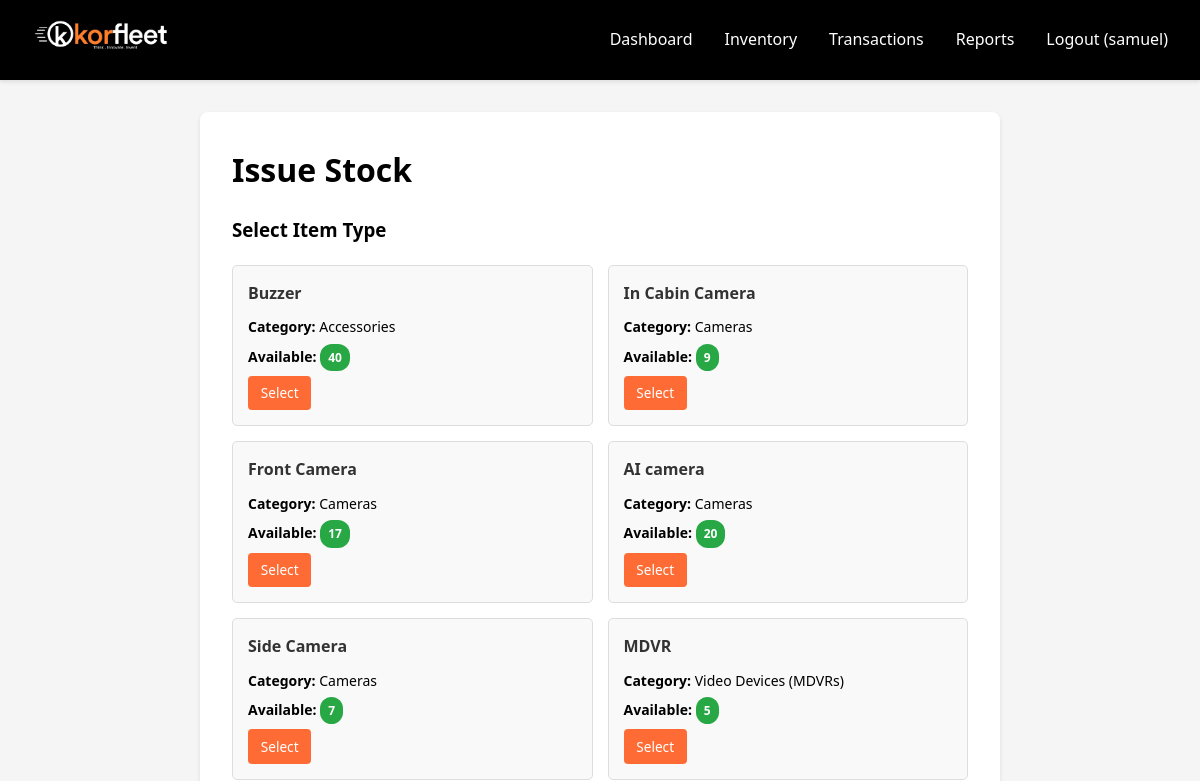
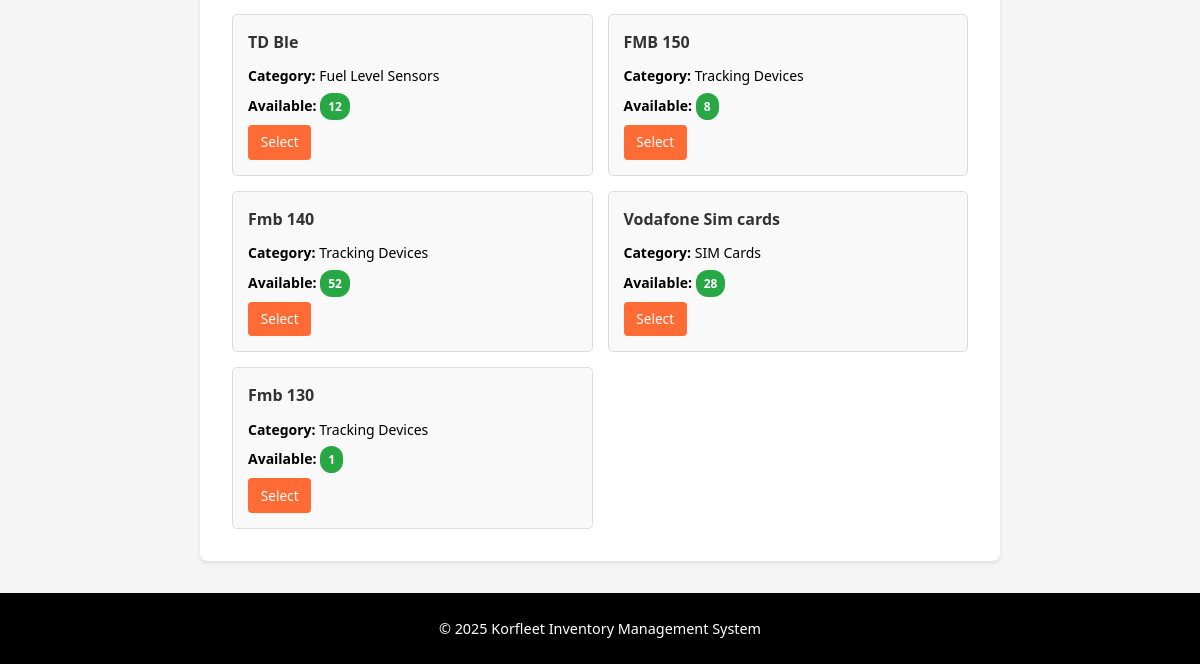
The page /stock-out/ (signed in) on the database as committed earlier (2 pictures, top to bottom).
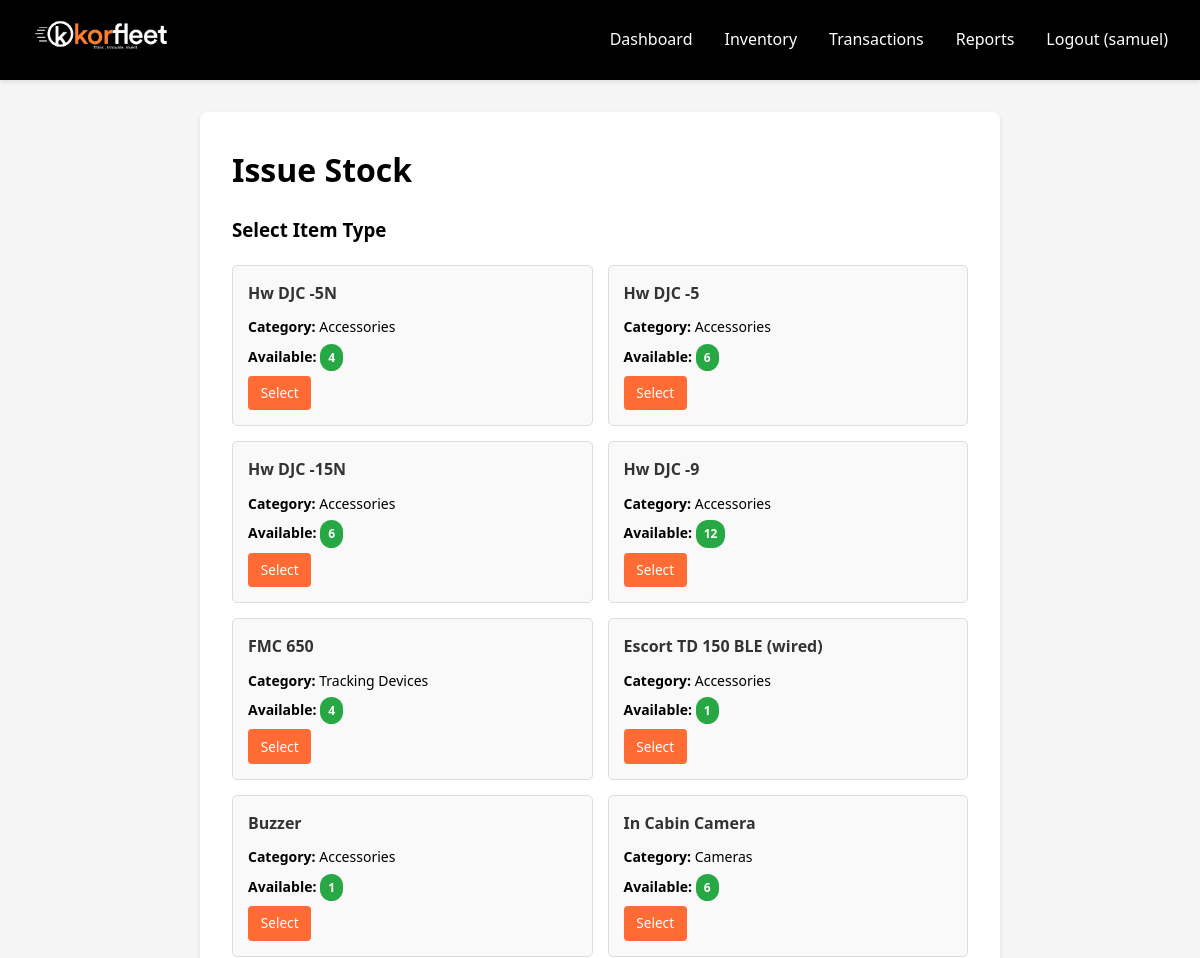
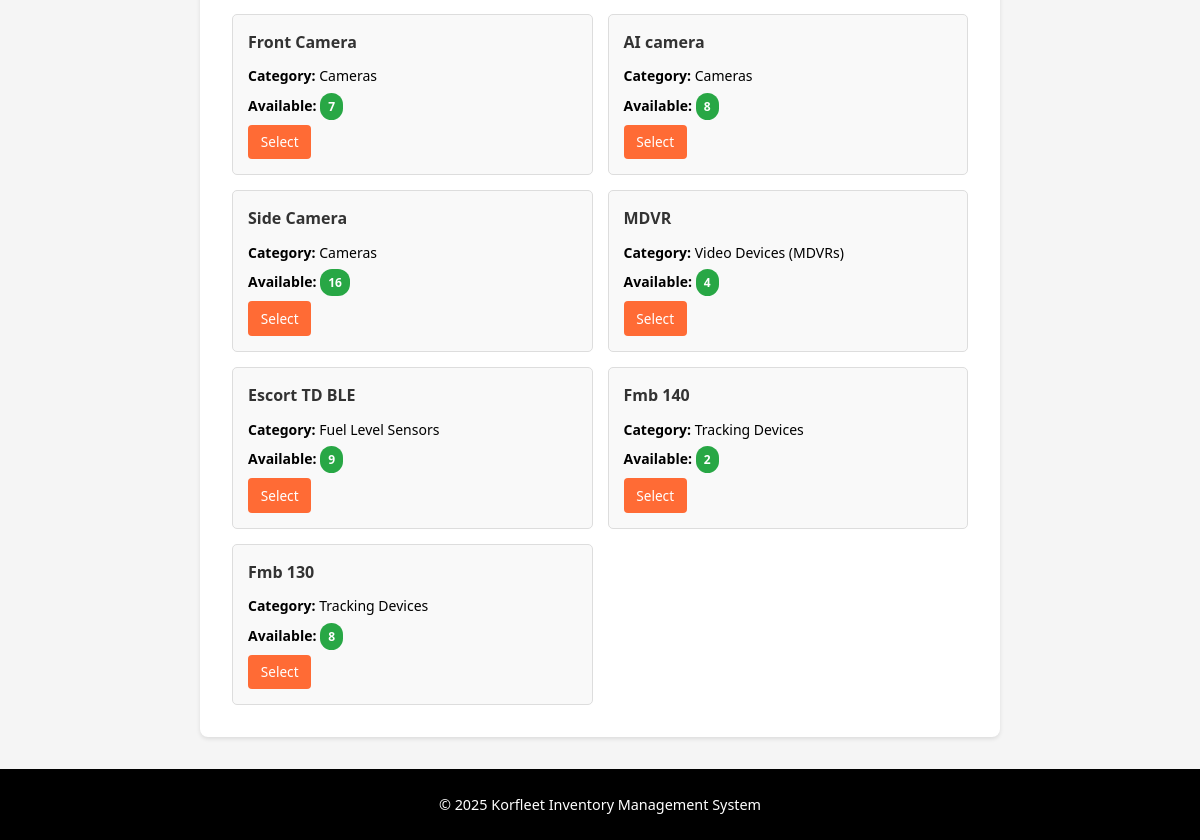
The same page on the database as committed later (2 pictures, top to bottom).
### inventory/models.py (models this page shows, shortened)
class InventoryItem(models.Model):
    CATEGORY_CHOICES = [
        ('Video Devices (MDVRs)', 'Video Devices (MDVRs)'),
        ('Fuel Level Sensors', 'Fuel Level Sensors'),
        ('SIM Cards', 'SIM Cards'),
        ('Cameras', 'Cameras'),
        ('Accessories', 'Accessories'),
        ('Flow Meters', 'Flow Meters'),
        ('Tracking Devices', 'Tracking Devices'),
    ]
    name = models.CharField(max_length=200, help_text="Item name (required)")
    category = models.CharField(max_length=50, choices=CATEGORY_CHOICES, help_text="Category (required)")
    quantity = models.IntegerField(default=0, validators=[MinValueValidator(0)])
    date_added = models.DateTimeField(auto_now_add=True)
    created_by = models.ForeignKey(User, on_delete=models.SET_NULL, null=True, related_name='created_items')
    class Meta:
        ordering = ['-date_added']
        verbose_name = "Inventory Item"
        verbose_name_plural = "Inventory Items"
    def usable_quantity(self):
        qs = self.serialized_items
        if qs.exists():
            return qs.filter(status='Available').exclude(condition='Faulty').count()
        return self.quantity

### inventory/views.py (the view, shortened to what this page needs)
# urls.py: path('stock-out/', views.stock_out, name='stock_out'),
@login_required
def stock_out(request):
    item_id = request.GET.get('item_id')
    items = InventoryItem.objects.all()
    for item in items:
        item.available_count = item.usable_quantity()
    return render(request, 'inventory/stock_out_form.html', {
        'items': items,
    })

### templates/inventory/stock_out_form.html (shortened to what this page needs)
{% extends 'inventory/base.html' %}
{% block content %}
<div class="form-container">
    <h1>Issue Stock</h1>
    {% if item %}
    <div class="item-info">
        <h3>{{ item.name }}</h3>
        <p><strong>Category:</strong> {{ item.category }}</p>
        <p><strong>Available Items:</strong> <span class="badge badge-success">{{ display_available }}</span></p>
    </div>
    {% if available_items %}
    <form method="post" class="form">
        {% csrf_token %}
        <input type="hidden" name="item_id" value="{{ item.id }}">
        <div class="form-group">
            <label for="serialized_item_id">Select Item by IMEI <span class="required">*</span></label>
            <select id="serialized_item_id" name="serialized_item_id" required class="form-control">
                <option value="">Select an item to issue</option>
                {% for avail_item in available_items %}
                <option value="{{ avail_item.id }}" title="IMEI: {{ avail_item.imei }}, Brand: {{ avail_item.brand }}, Condition: {{ avail_item.condition }}, Price: {{ avail_item.price }}">
                    IMEI: {{ avail_item.imei }} - {{ avail_item.condition }}
                    {% if avail_item.brand %} (Brand: {{ avail_item.brand }}){% endif %}{% if avail_item.price %} (Price: {{ avail_item.price }}){% endif %}
                </option>
                {% endfor %}
            </select>
        </div>
        <div class="form-group">
            <label for="purpose">Purpose / Reason</label>
            <textarea id="purpose" name="purpose" rows="3" class="form-control" placeholder="Optional: Enter reason for issuing this item"></textarea>
        </div>
        <div class="form-group">
            <label for="date_taken">Date & Time</label>
            <input type="datetime-local" id="date_taken" name="date_taken" class="form-control" required>
        </div>
        <div class="form-actions">
            <button type="submit" class="btn btn-danger">Issue Item</button>
            <a href="{% url 'inventory:stock_out' %}" class="btn btn-secondary">Back</a>
            <a href="{% url 'inventory:inventory_list' %}" class="btn btn-secondary">Cancel</a>
        </div>
    </form>
    {% else %}
    <div class="alert alert-warning">
        No available items of this type. Please add items first.
    </div>
    <a href="{% url 'inventory:stock_in' %}" class="btn btn-primary">Add Items</a>
    {% endif %}
    {% else %}
    <div class="items-grid">
        {% if items %}
        <h3>Select Item Type</h3>
        <div class="item-list">
            {% for itm in items %}
            {% if itm.available_count > 0 %}
            <div class="item-card">
                <h4>{{ itm.name }}</h4>
                <p><strong>Category:</strong> {{ itm.category }}</p>
                <p><strong>Available:</strong> <span class="badge badge-success">{{ itm.available_count }}</span></p>
                <a href="{% url 'inventory:stock_out' %}?item_id={{ itm.id }}" class="btn btn-sm btn-primary">Select</a>
            </div>
            {% endif %}
            {% endfor %}
        </div>
        {% else %}
        <div class="alert alert-info">
            No items available for issue.
        </div>
        {% endif %}
    </div>
    {% endif %}
</div>
{% endblock %}

Rows that differ between the two databases and show on the page:
no longer on this page (row edited): InventoryItem: name "FMB 150", category "Tracking Devices", available_count "8"
no longer on this page (row edited): InventoryItem: name "Vodafone Sim cards", category "SIM Cards", available_count "28"
added InventoryItem: name "Hw DJC -5N", category "Accessories", available_count "4"
added InventoryItem: name "Hw DJC -5", category "Accessories", available_count "6"
added InventoryItem: name "Hw DJC -15N", category "Accessories", available_count "6"
added InventoryItem: name "Hw DJC -9", category "Accessories", available_count "12"
added InventoryItem: name "FMC 650", category "Tracking Devices", available_count "4"
added InventoryItem: name "Escort TD 150 BLE (wired)", category "Accessories", available_count "1"
changed InventoryItem "Buzzer": available_count "40" → "1"
changed InventoryItem "In Cabin Camera": available_count "9" → "6"
changed InventoryItem "Front Camera": available_count "17" → "7"
changed InventoryItem "AI camera": available_count "20" → "8"
changed InventoryItem "Side Camera": available_count "7" → "16"
changed InventoryItem "MDVR": available_count "5" → "4"
changed InventoryItem "Fuel Level Sensors": name "TD Ble" → "Escort TD BLE"; available_count "12" → "9"
changed InventoryItem "Fmb 140": available_count "52" → "2"
changed InventoryItem "Fmb 130": available_count "1" → "8"
